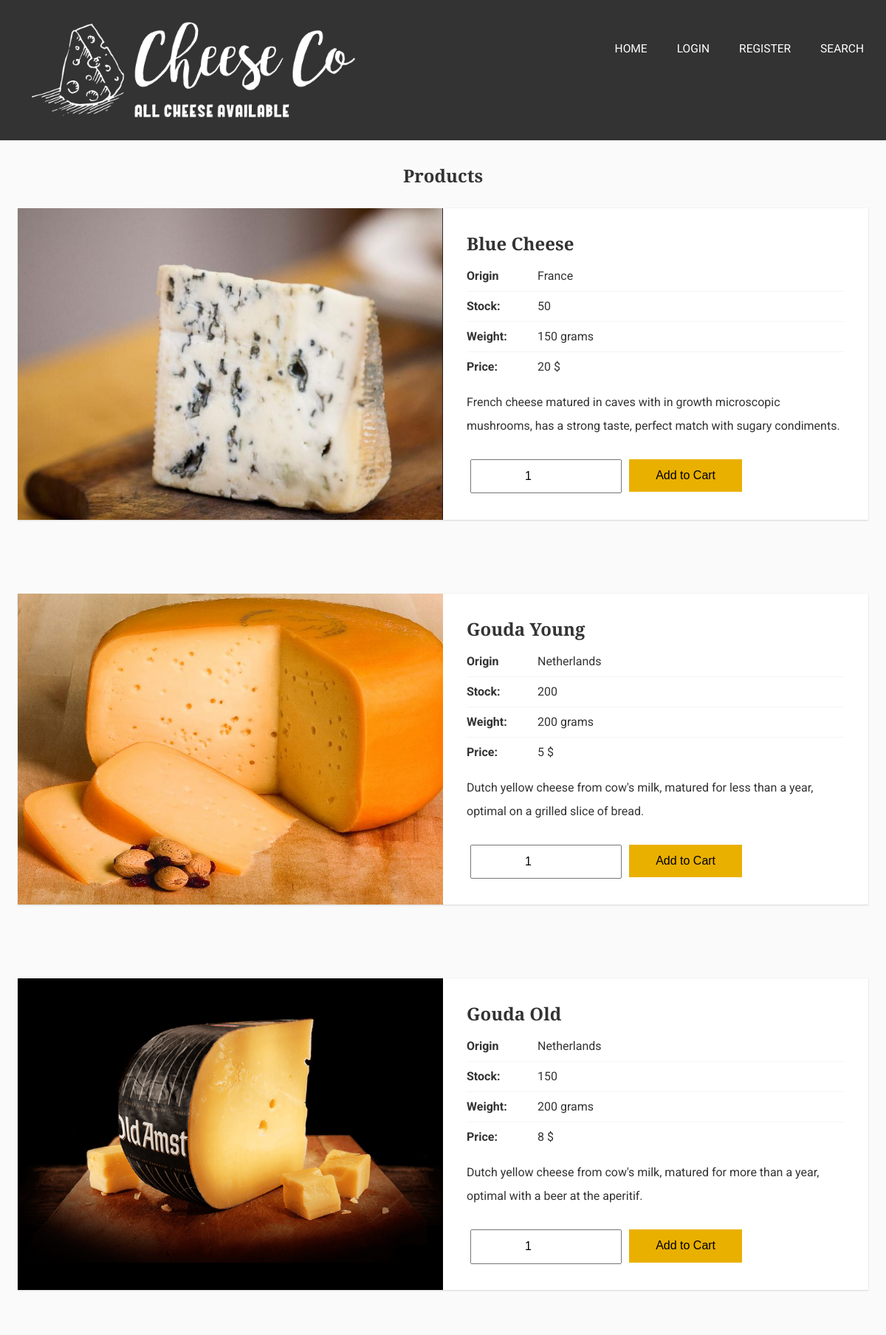
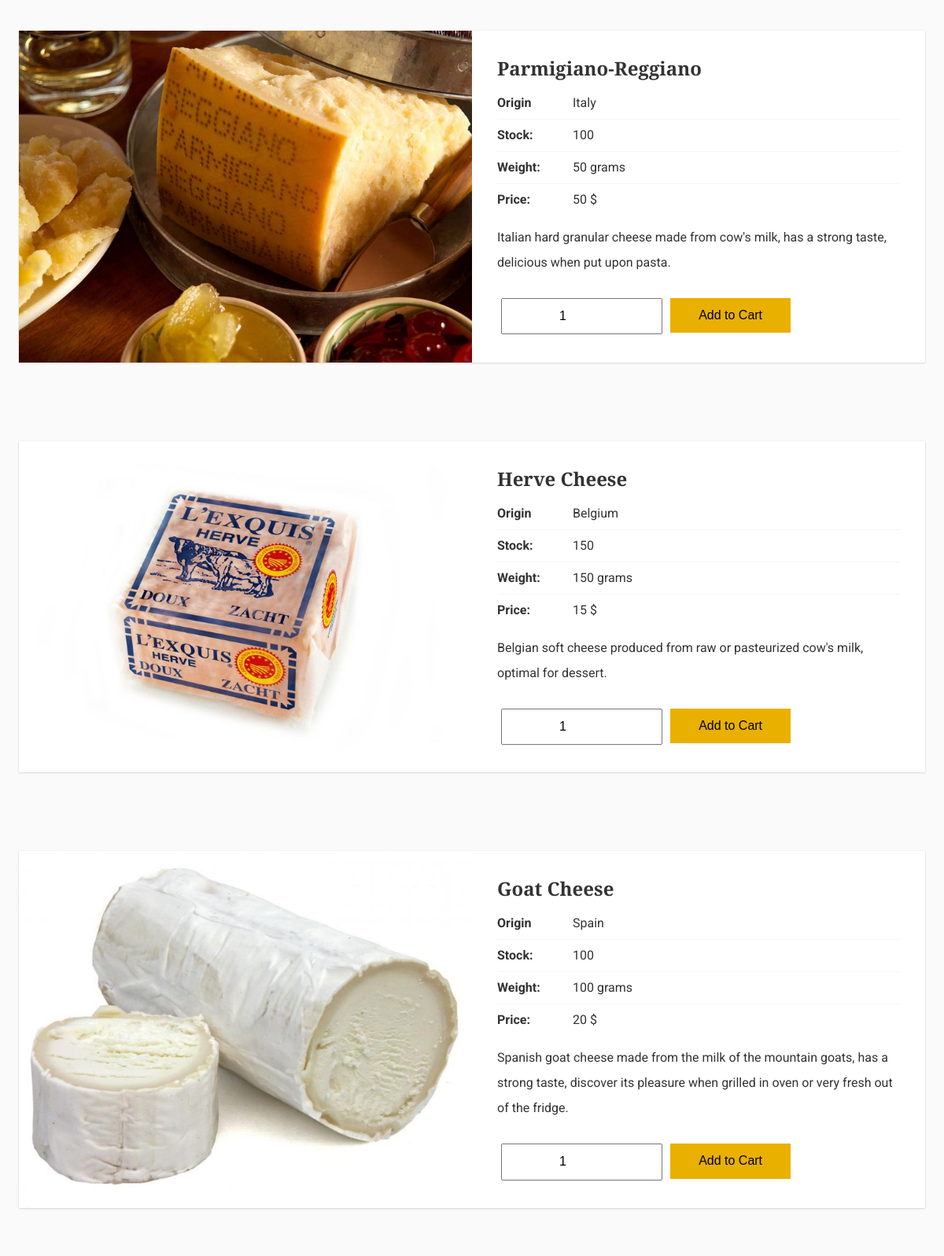
/products.php (upper part), run on the app's committed database (2 pictures, top to bottom).
### tables this page shows
CREATE TABLE IF NOT EXISTS `product` (
  `id` int(11) NOT NULL AUTO_INCREMENT,
  `name` varchar(256) NOT NULL,
  `price` double NOT NULL,
  `origin` varchar(32) NOT NULL,
  `description` text NOT NULL,
  `image` varchar(256) NOT NULL,
  `stock` int(11) NOT NULL,
  `weight` int(11) NOT NULL,
  PRIMARY KEY (`id`),
  UNIQUE KEY `id` (`id`)
);

### products.php (the view, shortened to what this page needs)
<html>
<head>
	<link rel="stylesheet" type="text/css" href="vendors/css/normalize.css">
    <link rel="stylesheet" type="text/css" href="vendors/css/grid.css">
    <link rel="stylesheet" type="text/css" href="vendors/css/ionicons.min.css">
    <link rel="stylesheet" type="text/css" href="css/cards_css.css">
</head>
<body>
<?php
if(!isset($_SESSION["u_id"])){
	echo "<header style=\"background-image: none; height:190px; background-color: #333;\">";
	echo "<nav><div class=\"row\"><img src=\"resources/img/cheese_white.png\" alt=\"logo\" class=\"logo\"><ul class=\"main-nav\">";
	echo "<li> <a href=\"http://localhost/ecommerce/index.php\">Home</a></li>";
	echo "<li> <a href=\"http://localhost/ecommerce/login.php\">Login</a></li>";
	echo "<li> <a href=\"http://localhost/ecommerce/registration.php\">Register</a></li>";
	echo "<li> <a href=\"http://localhost/ecommerce/searchArticles.php\">Search</a></li>";
	echo "</ul></div></nav></header>";
}
include "config.php";
$con=mysqli_connect($website,$login,$password,$database);
echo "<div class=\"card-50 flex-content\" style=\"padding-bottom:0; margin-bottom:0;\"><h2 align =\"center\"> Products</h2></div>";
$sqlFind = "SELECT * FROM product";
$result = mysqli_query($con,$sqlFind);
 while ($object = mysqli_fetch_object($result)) {
 	$imLink = $object->image;
	echo "<section class=\"section-features\"> <main role=\"main\"><article class=\"card-50\"><figure><a href=\"#\" title=\"Buy\"><img src=\"$imLink\" alt=\"image of product\"></a></figure>";
	$name = $object->name;
	$description = $object->description;
	$origin = $object->origin;
	$stock = $object->stock;
	$weight = $object->weight;
	$price = $object->price;
	$id = $object->id;
	echo "<div class=\"flex-content\"><h2> $name</h2>";
	echo "<ul>
                        <li><strong title=\"Type\">Origin</strong>$origin</li>
                        <li><strong title=\"availability\">Stock:</strong>$stock</li>
                        <li><strong title=\"Shipping\">Weight:</strong>$weight grams</li>
                        <li><strong title=\"Shipping\">Price:</strong>$price $</li>
                    </ul>
                   <p>$description</p>
                   	<form name=\"user_reg\" action=\"addToCart.php\"  method=\"post\" align =\"right\">
                    	<input type=\"number\" name=\"quantity\" min=\"1\" max=\"999\" value=\"1\">
                    	<input type=\"submit\" name=\"sub_btn\" value=\"Add to Cart\">
                    	<input type=\"hidden\" name=\"productId\" value=\"$id\">
                    	<input type=\"hidden\" name=\"mode\" value=\"1\">
                    </form>
                </div>
            </article>
            </main></section>";
}
?>
</body>
</html>

### css/cards_css.css (style rules this page uses)
html { box-sizing: border-box; }
*, *:before, *:after { box-sizing: inherit; }
html, body { font-family: "Roboto", helvetica, arial, sans-serif; -webkit-text-size-adjust: 100%; -ms-text-size-adjust: 100%; font-size: 62.5%; }
body { background: #fafafa; color: #333; -moz-osx-font-smoothing: grayscale; -webkit-font-smoothing: antialiased; text-rendering: optimizeLegibility; }
a,.user { text-decoration: none; color: #88d; }
p, li, time { font-size: 1.6rem; line-height: 3.2rem; margin: 0 0 2.4rem; }
[class*="card-"] h1, [class*="card-"] h2 { font: 600 2.4rem/3.2rem "PT Serif", palatino, times, serif; margin: 0 0 .8rem; padding: 0; }
figure { position: relative; margin: 0; line-height: 0; }
img { border: 0; height: auto; max-width: 100%; }
article, figure, footer, header, main { display: block; }
header:before, header:after, main:before, main:after { content: ""; display: table; }
header:after, main:after { clear: both; }
main { position: relative; width: 1200px; max-width: 96%; margin: 0 auto; }
[class*="card-"], [class*="card-"]>a { position: relative; list-style: none; display: -webkit-flex; display: flex; -webkit-flex-direction: row; flex-direction: row; margin-bottom: 6rem; width: 100%; }
[class*="card-"] figure img { margin: 0 auto; display: block; }
@media (min-width: 800px) and (max-width: 1200px) { [class*="card-"] figure { vertical-align: middle; text-align: center; min-width: 250px; max-height: 100%; } }
@media (min-width: 800px) and (max-width: 1200px) { [class*="card-"] figure img { position: absolute; top: 0; left: 0; width: 100%; height: 100%; -o-object-fit: cover; object-fit: cover; } }
.flex-content { display: -webkit-flex; display: flex; flex-direction: column; justify-content: center; padding: 2.4rem; }
.flex-content p,.flex-content li { position: relative; font-size: 1.6rem; line-height: 3.2rem; }
@media (min-width: 800px) { .card-50 figure, .card-50 .flex-content { width: 50%; } }
@media (min-width: 800px) { [class*="card-"]:nth-child(odd) figure { order: 0 } }
@media (min-width: 800px) { .flex-content { padding: 3.2rem 3.2rem 2.4rem; } }
[class*="card-"] .flex-content ul { margin: 0 0 1.2rem; padding:0; }
[class*="card-"] .flex-content li strong { width: 96px; display: inline-block; }
[class*="card-"] .flex-content ul>li { margin: 0; padding: .4rem 0; list-style: none; }
main [class*="card-"] { background: #fff; box-shadow: 0 1px 2px rgba(50, 50, 50, 0.15), 0 0 1px rgba(50, 50, 50, 0.15); }
[class*="card-"] a { color: inherit; }
[class*="card-"] ul>li { border-bottom: 1px solid #f5f5f5; }
[class*="card-"] ul>li:last-child { border-bottom: none; }
.row { max-width: 1140px; margin: 0 auto 0 auto; }
.logo { height: 150px; padding-left: 5px; padding-top: 5px; width: auto; float: left; margin-top: 20px; }
.main-nav { float: right; list-style: none; margin-top: 50px; }
.main-nav li { display: inline-block; margin-left: 40px; }
.main-nav li a:link, .main-nav li a:visited { padding: 6px 0; color: #fff; text-decoration: none; text-transform: uppercase; font-size: 97%; border-bottom: 2px solid transparent; transition: border-bottom 0.2s; }
section { padding: 20px 0; }
input[type=submit], input[type=number] { display: inline-block; text-decoration: none; font-size: 1.6rem; width: 30%; padding: 12px 20px; margin: 5px 5px; float: left; }
input[type=number] { padding-left: 72px; width: 40%; }
input[type=submit] { background-color: #e9b000; border: 1px solid #e9b000; }

### data on the page
product: image (picture), name "Blue Cheese", origin "France", stock "50", weight "150", price "20", description "French cheese matured in caves with in growth microscopic mushrooms, has a strong taste, perfect match with sugary condiments."
product: image (picture), name "Gouda Young", origin "Netherlands", stock "200", weight "200", price "5", description "Dutch yellow cheese from cow's milk, matured for less than a year, optimal on a grilled slice of bread."
product: image (picture), name "Gouda Old", origin "Netherlands", stock "150", weight "200", price "8", description "Dutch yellow cheese from cow's milk, matured for more than a year, optimal with a beer at the aperitif."
product: image (picture), name "Parmigiano-Reggiano", origin "Italy", stock "100", weight "50", price "50", description "Italian hard granular cheese made from cow's milk, has a strong taste, delicious when put upon pasta."
product: image (picture), name "Herve Cheese", origin "Belgium", stock "150", weight "150", price "15", description "Belgian soft cheese produced from raw or pasteurized cow's milk, optimal for dessert."
product: image (picture), name "Goat Cheese", origin "Spain", stock "100", weight "100", price "20", description "Spanish goat cheese made from the milk of the mountain goats, has a strong taste, discover its pleasure when grilled in oven or very fresh out of the fridge."
